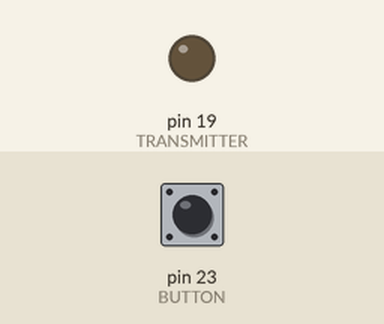
Recording of a sketch running on a simulated Arduino Mega 2560, built with avr-gcc and run on an emulated ATmega2560. Parts: output pins drawn as LEDs (lit = HIGH). The test bench sets the inputs (shaded band); at power-on: pin 23 (BUTTON) HIGH. What the sketch prints to the serial monitor is not drawn.

Above: at 1.2 s.
1.3 s: pin 23 (BUTTON) pulled LOW for 0.15 s
At 1.37 s:
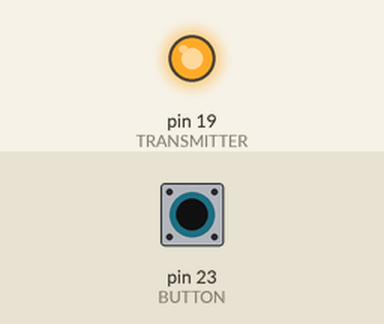
2.9 s: pin 23 (BUTTON) pulled LOW for 3.2 s
At 7.0 s:
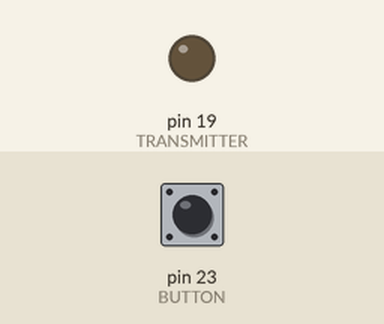
Timing chart, 0 to 8.5 s (numbered marks = the images above; inputs shaded):
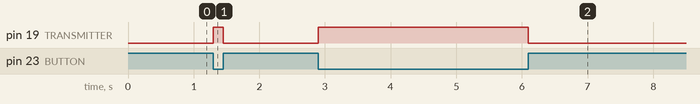

The sketch:

Master.ino
```cpp
#define BUTTON 23
#define TRANSMITTER 19

void setup()
{
    pinMode(BUTTON, INPUT_PULLUP);
    pinMode(TRANSMITTER, OUTPUT);
    Serial.begin(115200);
}

void loop()
{
    Serial.println(!digitalRead(BUTTON));
    digitalWrite(TRANSMITTER, !digitalRead(BUTTON));
}
```

Measured:
- after the input at 1.3 s, pin 19 (TRANSMITTER): LOW → HIGH at once, → LOW 0.15 s later
- after the input at 2.9 s, pin 19 (TRANSMITTER): LOW → HIGH at once, → LOW 3.2 s later
